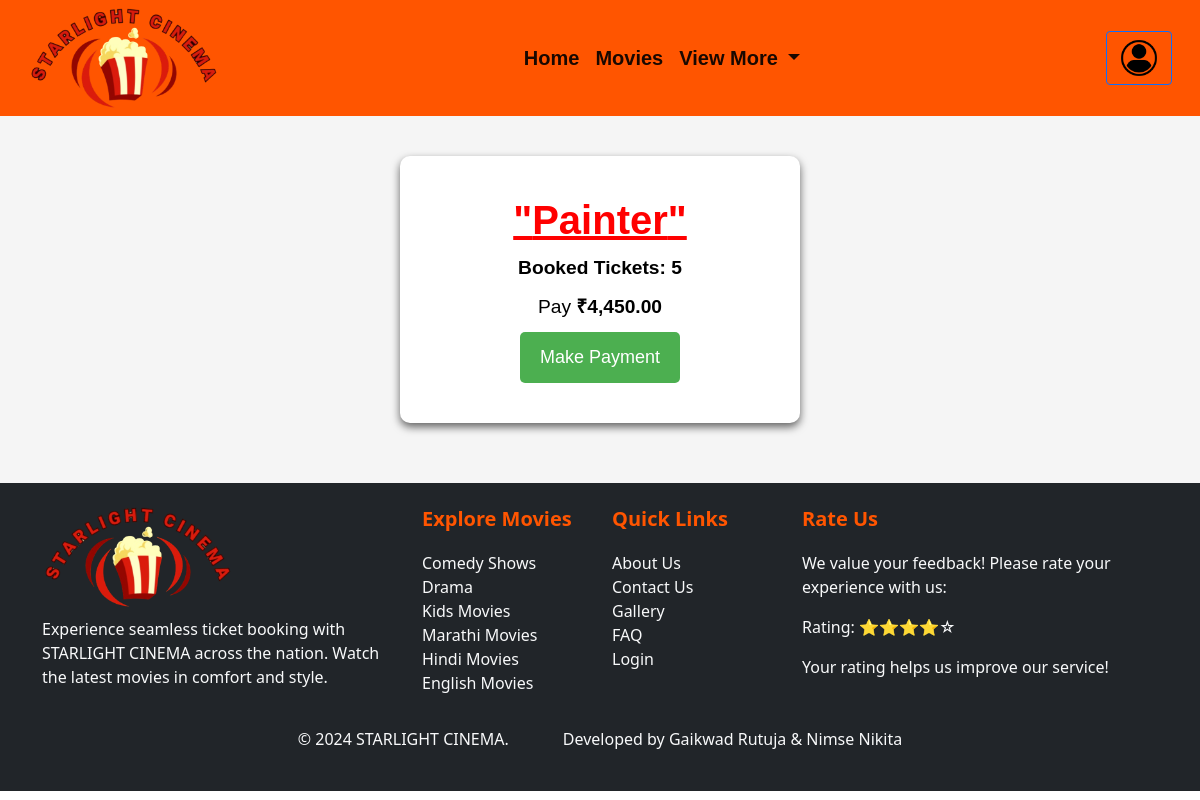
Page /User/pages/booked-ticket.php on the earlier database version.
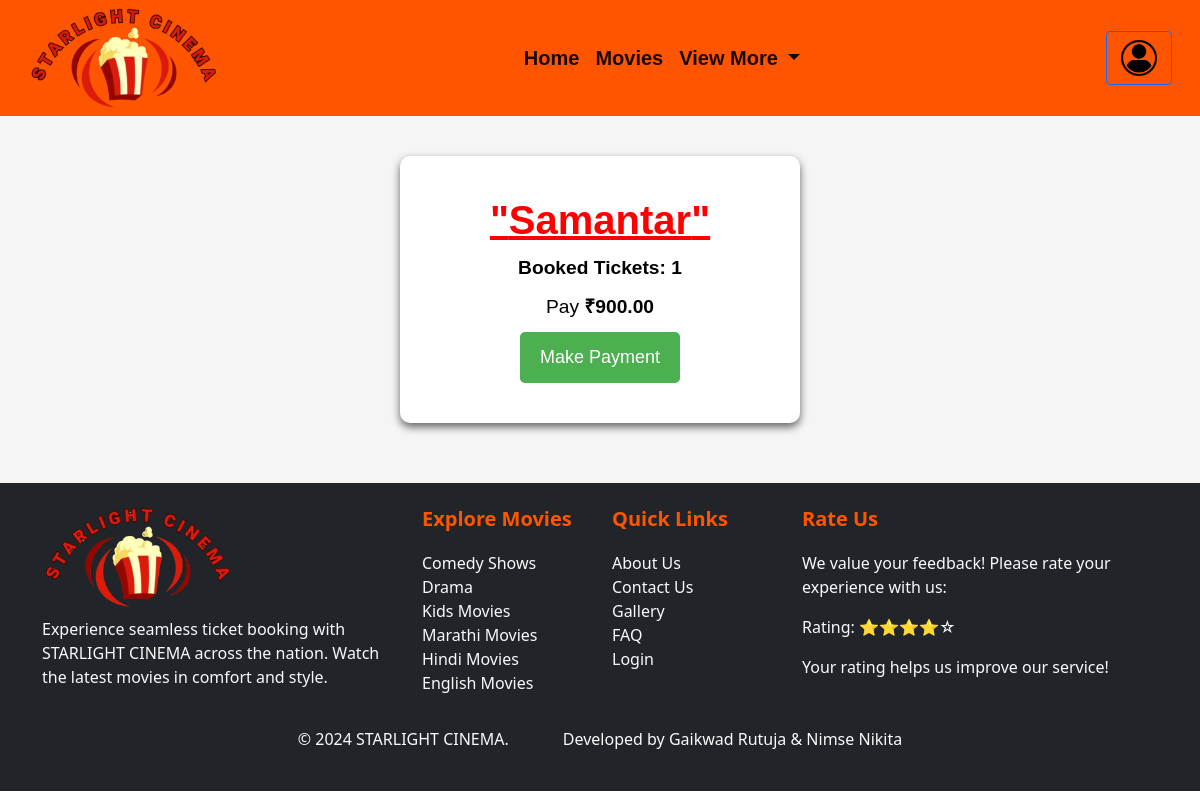
Same page on the later database version.
### tables this page shows
CREATE TABLE `ticket` (
  `id` int(50) NOT NULL,
  `name` text NOT NULL,
  `quantity` text NOT NULL,
  `total_price` text NOT NULL,
  `image` text NOT NULL,
  `show_date` text NOT NULL,
  `show_time` text NOT NULL
);

### User/pages/booked-ticket.php (the view, shortened to what this page needs)
<?php
$databaseHost = "localhost";
$databaseName = "movieticketdb";
$databaseUsername = "root";
$databasePassword = "";
$con = new mysqli($databaseHost, $databaseUsername, $databasePassword, $databaseName);
$query = "SELECT MAX(id) AS max_id FROM ticket";
$result = mysqli_query($con, $query);
$row = mysqli_fetch_assoc($result);
$maxId = $row['max_id'];
$ticketQuery = "SELECT name, quantity, total_price FROM ticket WHERE id = $maxId";
$ticketResult = mysqli_query($con, $ticketQuery);
if (mysqli_num_rows($ticketResult) > 0) {
    $ticketData = mysqli_fetch_assoc($ticketResult);
    $name = $ticketData['name'];
    $quantity = $ticketData['quantity'];
    $totalPrice = $ticketData['total_price'];
} else {
    $name = "Unknown";
    $quantity = 0;
    $totalPrice = 0.00;
}
?>
<!DOCTYPE html>
<html lang="en">
<head>
    <link rel="stylesheet" href=" ./../css/gallery.css">
    <link rel="stylesheet" href=" ./../css/movie-details.css">
    <link rel="stylesheet" href="https://stackpath.bootstrapcdn.com/bootstrap/4.5.2/css/bootstrap.min.css">
    <link href="https://cdn.jsdelivr.net/npm/bootstrap@5.0.2/dist/css/bootstrap.min.css" rel="stylesheet">
</head>
<body>
<nav class="navbar navbar-expand-lg navbar-light">
  <div class="container-fluid">
    <div class="logo"><img src="./../../Images/logo2.png" class="logo-img" alt="Logo"></div>
    <div class="collapse navbar-collapse justify-content-center" id="navbarSupportedContent">
      <ul class="navbar-nav mb-2 mb-lg-0">
        <li class="nav-item">
          <a class="nav-link active" aria-current="page" href=".\..\..\index1.php">Home</a>
        </li>
        <li class="nav-item">
          <a class="nav-link active" href=".\..\..\User\pages\movies.php">Movies</a>
        </li>
        <li class="nav-item dropdown">
          <a class="nav-link dropdown-toggle active" href="#" id="navbarDropdown" role="button" data-bs-toggle="dropdown" aria-expanded="false">
            View More
          </a>
        </li>
      </ul>
    </div>
    <div class="d-flex align-items-center">
      <a href="#" class="btn btn-outline-primary">
      <i class="bi bi-person"></i> <img src =".\..\..\Images\login.png" style="height:40px;">
      </a>
    </div>
  </div>
</nav>
<main>
    <div class="card-body">
        <div class="ticket-container">
            <div class="movie-details">
                <h2 class="movie-name" style="text-decoration:underline;">&quot;<?php echo $name; ?>&quot;</h2>
                <p style="color:black;font-weight:bold" class="ticket-quantity">Booked Tickets: <?php echo $quantity; ?></p>
                <p class="total-price">Pay <b style="color:black;">₹<?php echo number_format($totalPrice, 2); ?></b></p>
                <a href="payment.php?id=<?php echo $maxId; ?>" style="color:white;text-decoration:none;">
    <button class="get-ticket-btn">
    Make Payment
       </button>
       </a>
            </div>
        </div>
    </div>
</main>
 <div class="footer bg-dark text-light py-4">
    <div class="container">
        <div class="row">
            <div class="col-md-4">
            <div class="logo"><img src="./../../Images/logo2.png" class="logo-img" alt="Logo"></div>
                <p style="margin-top:10px;">Experience seamless ticket booking with STARLIGHT CINEMA across the nation. Watch the latest movies in comfort and style.</p>
            </div>
            <div class="col-md-2">
                <h5 class="footer-title">Explore Movies</h5>
                <ul class="list-unstyled">
                    <li><a href="#" class="text-light">Comedy Shows</a></li>
                    <li><a href="#" class="text-light">Drama</a></li>
                    <li><a href="#" class="text-light">Kids Movies</a></li>
                    <li><a href="#" class="text-light">Marathi Movies</a></li>
                    <li><a href="#" class="text-light">Hindi Movies</a></li>
                    <li><a href="#" class="text-light">English Movies</a></li>
                </ul>
            </div>
            <div class="col-md-2">
                <h5 class="footer-title">Quick Links</h5>
                <ul class="list-unstyled">
                    <li><a href="#" class="text-light">About Us</a></li>
                    <li><a href="#" class="text-light">Contact Us</a></li>
                    <li><a href="#" class="text-light">Gallery</a></li>
                    <li><a href="#" class="text-light">FAQ</a></li>
                    <li><a href="#" class="text-light">Login</a></li>
                </ul>
            </div>
            <div class="col-md-4">
    <h5 class="footer-title">Rate Us</h5>
    <p>We value your feedback! Please rate your experience with us:</p>
    <div class="rating">
    <p>Rating: ⭐⭐⭐⭐☆</p>
    </div>
    <p>Your rating helps us improve our service!</p>
</div>
        </div>
        <div class="row mt-3 text-center">
            <div class="col-12">
                <p>&copy; 2024 STARLIGHT CINEMA.  &nbsp; &nbsp; &nbsp; &nbsp; &nbsp; &nbsp;  Developed by Gaikwad Rutuja & Nimse Nikita</p>
            </div>
        </div>
    </div>
</div>
</body>
</html>

Differences in the rows shown:
removed ticket: name "Painter", quantity "5", total_price "4,450.00"
added ticket: name "Samantar", quantity "1", total_price "900.00"
